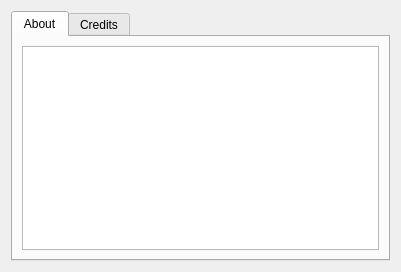
<?xml version="1.0" encoding="UTF-8"?>
<ui version="4.0">
 <class>AboutDialog</class>
 <widget class="QDialog" name="AboutDialog">
  <property name="geometry">
   <rect>
    <x>0</x>
    <y>0</y>
    <width>401</width>
    <height>272</height>
   </rect>
  </property>
  <property name="windowTitle">
   <string>About numbat</string>
  </property>
  <layout class="QVBoxLayout" name="verticalLayout">
   <item>
    <widget class="QTabWidget" name="tabs">
     <property name="currentIndex">
      <number>0</number>
     </property>
     <widget class="QWidget" name="tab_about">
      <property name="sizePolicy">
       <sizepolicy hsizetype="Preferred" vsizetype="Preferred">
        <horstretch>0</horstretch>
        <verstretch>0</verstretch>
       </sizepolicy>
      </property>
      <attribute name="title">
       <string>About</string>
      </attribute>
      <layout class="QVBoxLayout" name="verticalLayout_3">
       <item>
        <widget class="QTextBrowser" name="txtb_about">
         <property name="source">
          <url>
           <string>qrc:/text/about.html</string>
          </url>
         </property>
         <property name="openExternalLinks">
          <bool>true</bool>
         </property>
        </widget>
       </item>
      </layout>
     </widget>
     <widget class="QWidget" name="tab_credits">
      <attribute name="title">
       <string>Credits</string>
      </attribute>
      <layout class="QVBoxLayout" name="verticalLayout_2">
       <item>
        <widget class="QTextBrowser" name="txtb_credits">
         <property name="source">
          <url>
           <string>qrc:/text/credits.html</string>
          </url>
         </property>
         <property name="openExternalLinks">
          <bool>true</bool>
         </property>
        </widget>
       </item>
      </layout>
     </widget>
    </widget>
   </item>
  </layout>
 </widget>
 <resources>
  <include location="aboutdialog.qrc"/>
 </resources>
 <connections/>
</ui>
